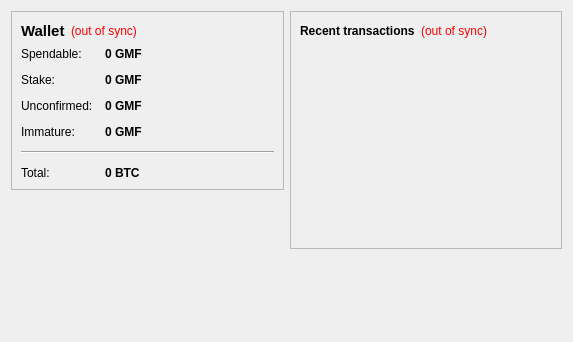
<?xml version="1.0" encoding="UTF-8"?>
<ui version="4.0">
 <class>OverviewPage</class>
 <widget class="QWidget" name="OverviewPage">
  <property name="geometry">
   <rect>
    <x>0</x>
    <y>0</y>
    <width>573</width>
    <height>342</height>
   </rect>
  </property>
  <property name="windowTitle">
   <string>Form</string>
  </property>
  <layout class="QHBoxLayout" name="horizontalLayout" stretch="1,1">
   <item>
    <layout class="QVBoxLayout" name="verticalLayout_2">
     <item>
      <widget class="QFrame" name="frame">
       <property name="frameShape">
        <enum>QFrame::StyledPanel</enum>
       </property>
       <property name="frameShadow">
        <enum>QFrame::Raised</enum>
       </property>
       <layout class="QVBoxLayout" name="verticalLayout_4">
        <item>
         <layout class="QHBoxLayout" name="horizontalLayout_4">
          <item>
           <widget class="QLabel" name="label_5">
            <property name="font">
             <font>
              <pointsize>11</pointsize>
              <weight>75</weight>
              <bold>true</bold>
             </font>
            </property>
            <property name="text">
             <string>Wallet</string>
            </property>
           </widget>
          </item>
          <item>
           <widget class="QLabel" name="labelWalletStatus">
            <property name="toolTip">
             <string>The displayed information may be out of date. Your wallet automatically synchronizes with the GRUMFORK network after a connection is established, but this process has not completed yet.</string>
            </property>
            <property name="styleSheet">
             <string notr="true">QLabel { color: red; }</string>
            </property>
            <property name="text">
             <string notr="true">(out of sync)</string>
            </property>
            <property name="alignment">
             <set>Qt::AlignLeading|Qt::AlignLeft|Qt::AlignVCenter</set>
            </property>
           </widget>
          </item>
          <item>
           <spacer name="horizontalSpacer_2">
            <property name="orientation">
             <enum>Qt::Horizontal</enum>
            </property>
            <property name="sizeHint" stdset="0">
             <size>
              <width>40</width>
              <height>20</height>
             </size>
            </property>
           </spacer>
          </item>
         </layout>
        </item>
        <item>
         <layout class="QFormLayout" name="formLayout_2">
          <property name="fieldGrowthPolicy">
           <enum>QFormLayout::AllNonFixedFieldsGrow</enum>
          </property>
          <property name="horizontalSpacing">
           <number>12</number>
          </property>
          <property name="verticalSpacing">
           <number>12</number>
          </property>
          <item row="0" column="0">
           <widget class="QLabel" name="label">
            <property name="text">
             <string>Spendable:</string>
            </property>
           </widget>
          </item>
          <item row="0" column="1">
           <widget class="QLabel" name="labelBalance">
            <property name="font">
             <font>
              <weight>75</weight>
              <bold>true</bold>
             </font>
            </property>
            <property name="cursor">
             <cursorShape>IBeamCursor</cursorShape>
            </property>
            <property name="toolTip">
             <string>Your current spendable balance</string>
            </property>
            <property name="text">
             <string notr="true">0 GMF</string>
            </property>
            <property name="textInteractionFlags">
             <set>Qt::LinksAccessibleByMouse|Qt::TextSelectableByKeyboard|Qt::TextSelectableByMouse</set>
            </property>
           </widget>
          </item>
          <item row="1" column="0">
           <widget class="QLabel" name="label_6">
            <property name="text">
             <string>Stake:</string>
            </property>
           </widget>
          </item>
          <item row="1" column="1">
           <widget class="QLabel" name="labelStake">
            <property name="font">
             <font>
              <weight>75</weight>
              <bold>true</bold>
             </font>
            </property>
            <property name="cursor">
             <cursorShape>IBeamCursor</cursorShape>
            </property>
            <property name="toolTip">
             <string>Total of coins that was staked, and do not yet count toward the current balance</string>
            </property>
            <property name="text">
             <string notr="true">0 GMF</string>
            </property>
            <property name="textInteractionFlags">
             <set>Qt::LinksAccessibleByMouse|Qt::TextSelectableByKeyboard|Qt::TextSelectableByMouse</set>
            </property>
           </widget>
          </item>
          <item row="2" column="0">
           <widget class="QLabel" name="label_3">
            <property name="text">
             <string>Unconfirmed:</string>
            </property>
           </widget>
          </item>
          <item row="2" column="1">
           <widget class="QLabel" name="labelUnconfirmed">
            <property name="font">
             <font>
              <weight>75</weight>
              <bold>true</bold>
             </font>
            </property>
            <property name="cursor">
             <cursorShape>IBeamCursor</cursorShape>
            </property>
            <property name="toolTip">
             <string>Total of transactions that have yet to be confirmed, and do not yet count toward the current balance</string>
            </property>
            <property name="text">
             <string notr="true">0 GMF</string>
            </property>
            <property name="textInteractionFlags">
             <set>Qt::LinksAccessibleByMouse|Qt::TextSelectableByKeyboard|Qt::TextSelectableByMouse</set>
            </property>
           </widget>
          </item>
          <item row="3" column="0">
           <widget class="QLabel" name="labelImmatureText">
            <property name="text">
             <string>Immature:</string>
            </property>
           </widget>
          </item>
          <item row="3" column="1">
           <widget class="QLabel" name="labelImmature">
            <property name="font">
             <font>
              <weight>75</weight>
              <bold>true</bold>
             </font>
            </property>
            <property name="toolTip">
             <string>Mined balance that has not yet matured</string>
            </property>
            <property name="text">
             <string notr="true">0 GMF</string>
            </property>
            <property name="textInteractionFlags">
             <set>Qt::LinksAccessibleByMouse|Qt::TextSelectableByKeyboard|Qt::TextSelectableByMouse</set>
            </property>
           </widget>
          </item>
          <item row="4" column="0" colspan="2">
           <widget class="Line" name="line">
            <property name="orientation">
             <enum>Qt::Horizontal</enum>
            </property>
           </widget>
          </item>
          <item row="5" column="0">
           <widget class="QLabel" name="labelTotalText">
            <property name="text">
             <string>Total:</string>
            </property>
           </widget>
          </item>
          <item row="5" column="1">
           <widget class="QLabel" name="labelTotal">
            <property name="font">
             <font>
              <weight>75</weight>
              <bold>true</bold>
             </font>
            </property>
            <property name="cursor">
             <cursorShape>IBeamCursor</cursorShape>
            </property>
            <property name="toolTip">
             <string>Your current total balance</string>
            </property>
            <property name="text">
             <string notr="true">0 BTC</string>
            </property>
            <property name="textInteractionFlags">
             <set>Qt::LinksAccessibleByMouse|Qt::TextSelectableByKeyboard|Qt::TextSelectableByMouse</set>
            </property>
           </widget>
          </item>
         </layout>
        </item>
       </layout>
      </widget>
     </item>
     <item>
      <spacer name="verticalSpacer">
       <property name="orientation">
        <enum>Qt::Vertical</enum>
       </property>
       <property name="sizeHint" stdset="0">
        <size>
         <width>20</width>
         <height>40</height>
        </size>
       </property>
      </spacer>
     </item>
    </layout>
   </item>
   <item>
    <layout class="QVBoxLayout" name="verticalLayout_3">
     <item>
      <widget class="QFrame" name="frame_2">
       <property name="frameShape">
        <enum>QFrame::StyledPanel</enum>
       </property>
       <property name="frameShadow">
        <enum>QFrame::Raised</enum>
       </property>
       <layout class="QVBoxLayout" name="verticalLayout">
        <item>
         <layout class="QHBoxLayout" name="horizontalLayout_2">
          <item>
           <widget class="QLabel" name="label_4">
            <property name="text">
             <string>&lt;b&gt;Recent transactions&lt;/b&gt;</string>
            </property>
           </widget>
          </item>
          <item>
           <widget class="QLabel" name="labelTransactionsStatus">
            <property name="toolTip">
             <string>The displayed information may be out of date. Your wallet automatically synchronizes with the GRUMFORK network after a connection is established, but this process has not completed yet.</string>
            </property>
            <property name="styleSheet">
             <string notr="true">QLabel { color: red; }</string>
            </property>
            <property name="text">
             <string notr="true">(out of sync)</string>
            </property>
            <property name="alignment">
             <set>Qt::AlignRight|Qt::AlignTrailing|Qt::AlignVCenter</set>
            </property>
           </widget>
          </item>
          <item>
           <spacer name="horizontalSpacer">
            <property name="orientation">
             <enum>Qt::Horizontal</enum>
            </property>
            <property name="sizeHint" stdset="0">
             <size>
              <width>40</width>
              <height>20</height>
             </size>
            </property>
           </spacer>
          </item>
         </layout>
        </item>
        <item>
         <widget class="QListView" name="listTransactions">
          <property name="styleSheet">
           <string notr="true">QListView { background: transparent; }</string>
          </property>
          <property name="frameShape">
           <enum>QFrame::NoFrame</enum>
          </property>
          <property name="verticalScrollBarPolicy">
           <enum>Qt::ScrollBarAlwaysOff</enum>
          </property>
          <property name="horizontalScrollBarPolicy">
           <enum>Qt::ScrollBarAlwaysOff</enum>
          </property>
          <property name="selectionMode">
           <enum>QAbstractItemView::NoSelection</enum>
          </property>
         </widget>
        </item>
       </layout>
      </widget>
     </item>
     <item>
      <spacer name="verticalSpacer_2">
       <property name="orientation">
        <enum>Qt::Vertical</enum>
       </property>
       <property name="sizeHint" stdset="0">
        <size>
         <width>20</width>
         <height>40</height>
        </size>
       </property>
      </spacer>
     </item>
    </layout>
   </item>
  </layout>
 </widget>
 <resources/>
 <connections/>
</ui>
